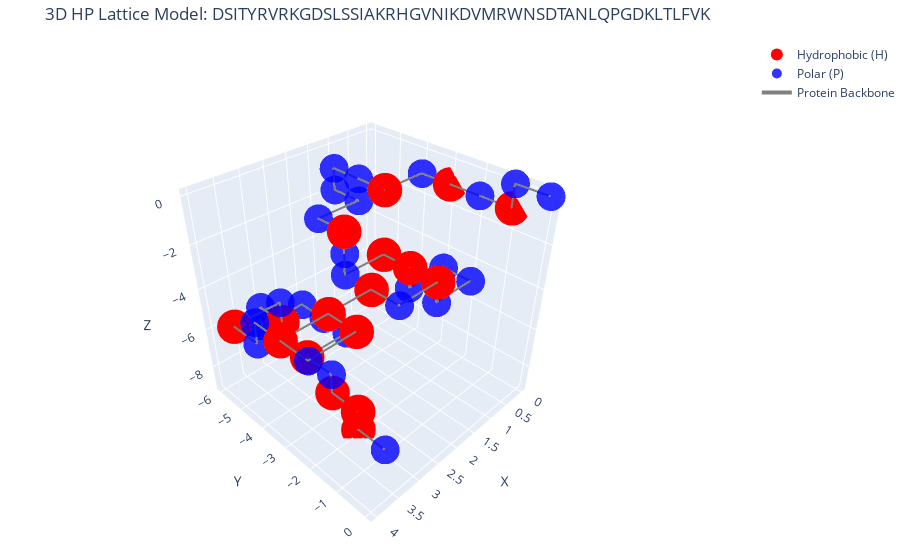

Source (notebook cell):
### Code cell
def process_beta_hairpin():
    """Specifically process betahairpin miniprotein."""

    # Trp-cage PDB IDs: 1L2Y (original), 2JOF (NMR structure)
    pdb_id = "1E0G"

    print(f"\nProcessing betahairpin ({pdb_id})...")

    # Download the structure
    pdb_file = download_pdb(pdb_id)

    if not pdb_file or not os.path.exists(pdb_file):
        print("Using local file if available...")
        # Try to find local file
        for f in [f"{pdb_id.lower()}.pdb", "trpcage.pdb", "1l2y.pdb"]:
            if os.path.exists(f):
                pdb_file = f
                break

    if not pdb_file or not os.path.exists(pdb_file):
        print("Please download the PDB file manually from:")
        print(f"https://www.rcsb.org/structure/{pdb_id}")
        print("Save it as '1l2y.pdb' in the current directory")
        return

    # Analyze the structure first
    analyze_pdb_structure(pdb_file)

    # Extract C-alpha atoms (Trp-cage is usually chain A)
    ca_coords, residues, sequence = extract_calpha_chain(pdb_file, chain_id='A')

    if ca_coords is None:
        print("Trying other chains...")
        # Try all chains
        parser = PDBParser(QUIET=True)
        structure = parser.get_structure('protein', pdb_file)
        model = list(structure.get_models())[0]

        for chain_id in model.child_dict.keys():
            print(f"\nTrying chain {chain_id}...")
            ca_coords, residues, sequence = extract_calpha_chain(pdb_file, chain_id=chain_id)
            if ca_coords is not None and len(ca_coords) > 10:
                print(f"Using chain {chain_id}")
                break

    if ca_coords is None:
        print("Could not extract Cα atoms. Exiting.")
        return

    # Classify as H/P
    def classify_hp(residue_name):
        hydrophobic = {'ALA', 'VAL', 'PHE', 'MET', 'ILE', 'LEU',
                       'TYR', 'TRP', 'CYS'}
        polar = {'ARG', 'ASN', 'ASP', 'GLN', 'GLU', 'HIS', 'LYS',
                 'SER', 'THR', 'GLY', 'PRO'}

        if residue_name in hydrophobic:
            return 'H'
        else:
            return 'P'

    hp_types = [classify_hp(res) for res in residues]

    print(f"\nBeta Hairpin HP sequence: {''.join(hp_types)}")
    print(f"H count: {hp_types.count('H')}, P count: {hp_types.count('P')}")

    # Fit to lattice (using a simpler approach for Trp-cage)
    def fit_to_lattice_simple(ca_coords):
        """Simple lattice fitting for small proteins."""
        n = len(ca_coords)
        lattice_coords = [(0, 0, 0)]

        # Simple cubic lattice moves
        moves = [(1, 0, 0), (-1, 0, 0), (0, 1, 0), (0, -1, 0), (0, 0, 1), (0, 0, -1)]

        for i in range(1, n):
            # Direction vector
            vec = ca_coords[i] - ca_coords[i-1]
            vec_norm = vec / np.linalg.norm(vec)

            # Find best matching move
            best_move = moves[0]
            best_dot = -2

            for move in moves:
                move_norm = np.array(move) / np.linalg.norm(move)
                dot = np.dot(vec_norm, move_norm)
                if dot > best_dot:
                    best_dot = dot
                    best_move = move

            # Add new coordinate
            prev = lattice_coords[-1]
            new_coord = (prev[0] + best_move[0],
                        prev[1] + best_move[1],
                        prev[2] + best_move[2])
            lattice_coords.append(new_coord)

        return lattice_coords

    lattice_coords = fit_to_lattice_simple(ca_coords)

    # Plot
    plot_hp_lattice_3d(sequence, lattice_coords, hp_types)

    # Save data
    with open('trpcage_hp_lattice.txt', 'w') as f:
        f.write(f"Beta Hairpin (PDB: {pdb_id})\n")
        f.write(f"Sequence: {sequence}\n")
        f.write(f"HP pattern: {''.join(hp_types)}\n\n")
        f.write("Residue\tAA\tHP\tLattice_X\tLattice_Y\tLattice_Z\n")
        for i, (res, hp, coord) in enumerate(zip(residues, hp_types, lattice_coords)):
            f.write(f"{i+1}\t{res}\t{hp}\t{coord[0]}\t{coord[1]}\t{coord[2]}\n")

    print("\nData saved to 'betahairpin_hp_lattice.txt'")

process_beta_hairpin()
{
    "Beta-hairpin": {
        "seq": "DSITYRVRKGDSLSSIAKRHGVNIKDVMRWNSDTANLQPGDKLTLFVK",
        "pdb": "1E0G",  # Actually part of protein G
        "length": "?",
        "notes": "Forms antiparallel beta-sheet"
    },
}

### Figure 1 — Plotly figure (JSON) as saved in the notebook; plotly's stock layout.template omitted (floating-point values rounded to 4 significant figures)
{"data": [{"marker": {"color": "red", "size": 12}, "mode": "markers", "name": "Hydrophobic (H)", "text": ["Residue 3: I (H)", "Residue 5: Y (H)", "Residue 7: V (H)", "Residue 13: L (H)", "Residue 16: I (H)", "Residue 17: A (H)", "Residue 22: V (H)", "Residue 24: I (H)", "Residue 27: V (H)", "Residue 28: M (H)", "Residue 30: W (H)", "Residue 35: A (H)", "Residue 37: L (H)", "Residue 43: L (H)", "Residue 45: L (H)", "Residue 46: F (H)", "Residue 47: V (H)"], "type": "scatter3d", "x": [0, 0, 1, 2, 1, 1, 1, 2, 3, 4, 3, 4, 3, 3, 3, 3, 3], "y": [-1, -3, -4, -4, -4, -3, -2, -3, -3, -3, -2, -5, -5, -4, -3, -2, -2], "z": [-1, -1, -1, -2, -4, -4, -4, -4, -4, -4, -4, -5, -6, -7, -8, -8, -9]}, {"marker": {"color": "blue", "opacity": 0.8, "size": 10}, "mode": "markers", "name": "Polar (P)", "text": ["Residue 1: D (P)", "Residue 2: S (P)", "Residue 4: T (P)", "Residue 6: R (P)", "Residue 8: R (P)", "Residue 9: K (P)", "Residue 10: G (P)", "Residue 11: D (P)", "Residue 12: S (P)", "Residue 14: S (P)", "Residue 15: S (P)", "Residue 18: K (P)", "Residue 19: R (P)", "Residue 20: H (P)", "Residue 21: G (P)", "Residue 23: N (P)", "Residue 25: K (P)", "Residue 26: D (P)", "Residue 29: R (P)", "Residue 31: N (P)", "Residue 32: S (P)", "Residue 33: D (P)", "Residue 34: T (P)", "Residue 36: N (P)", "Residue 38: Q (P)", "Residue 39: P (P)", "Residue 40: G (P)", "Residue 41: D (P)", "Residue 42: K (P)", "Residue 44: T (P)", "Residue 48: K (P)"], "type": "scatter3d", "x": [0, 0, 0, 0, 1, 1, 1, 1, 2, 2, 2, 1, 0, 0, 1, 2, 3, 3, 4, 3, 4, 4, 4, 3, 3, 3, 2, 2, 2, 3, 3], "y": [0, -1, -2, -4, -5, -6, -6, -5, -5, -4, -4, -3, -3, -2, -2, -2, -3, -2, -2, -3, -3, -4, -4, -5, -6, -6, -6, -5, -4, -3, -1], "z": [0, 0, -1, -1, -1, -1, -2, -2, -2, -3, -4, -5, -5, -5, -5, -4, -4, -4, -4, -4, -4, -4, -5, -5, -6, -7, -7, -7, -7, -7, -9]}, {"line": {"color": "gray", "width": 4}, "mode": "lines", "name": "Protein Backbone", "type": "scatter3d", "x": [0, 0, 0, 0, 0, 0, 1, 1, 1, 1, 1, 2, 2, 2, 2, 1, 1, 1, 0, 0, 1, 1, 2, 2, 3, 3, 3, 4, 4, 3, 3, 4, 4, 4, 4, 3, 3, 3, 3, 2, 2, 2, 3, 3, 3, 3, 3, 3], "y": [0, -1, -1, -2, -3, -4, -4, -5, -6, -6, -5, -5, -4, -4, -4, -4, -3, -3, -3, -2, -2, -2, -2, -3, -3, -2, -3, -3, -2, -2, -3, -3, -4, -4, -5, -5, -5, -6, -6, -6, -5, -4, -4, -3, -3, -2, -2, -1], "z": [0, 0, -1, -1, -1, -1, -1, -1, -1, -2, -2, -2, -2, -3, -4, -4, -4, -5, -5, -5, -5, -4, -4, -4, -4, -4, -4, -4, -4, -4, -4, -4, -4, -5, -5, -5, -6, -6, -7, -7, -7, -7, -7, -7, -8, -8, -9, -9]}], "layout": {"margin": {"b": 0, "l": 0, "r": 0, "t": 40}, "scene": {"aspectmode": "cube", "camera": {"eye": {"x": 1.5, "y": 1.5, "z": 1.5}}, "xaxis": {"title": {"text": "X"}}, "yaxis": {"title": {"text": "Y"}}, "zaxis": {"title": {"text": "Z"}}}, "showlegend": true, "title": {"text": "3D HP Lattice Model: DSITYRVRKGDSLSSIAKRHGVNIKDVMRWNSDTANLQPGDKLTLFVK"}}}
